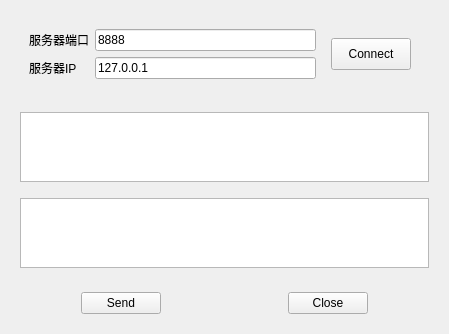
<?xml version="1.0" encoding="UTF-8"?>
<ui version="4.0">
 <class>ClientWidget</class>
 <widget class="QWidget" name="ClientWidget">
  <property name="geometry">
   <rect>
    <x>0</x>
    <y>0</y>
    <width>449</width>
    <height>331</height>
   </rect>
  </property>
  <property name="windowTitle">
   <string>Form</string>
  </property>
  <layout class="QVBoxLayout" name="verticalLayout">
   <item>
    <widget class="QWidget" name="widget_2" native="true">
     <layout class="QVBoxLayout" name="verticalLayout_3">
      <item>
       <widget class="QWidget" name="widget" native="true">
        <layout class="QGridLayout" name="gridLayout">
         <item row="1" column="2">
          <widget class="QLineEdit" name="lineEditIp">
           <property name="text">
            <string>127.0.0.1</string>
           </property>
          </widget>
         </item>
         <item row="0" column="2">
          <widget class="QLineEdit" name="lineEditPort">
           <property name="text">
            <string>8888</string>
           </property>
          </widget>
         </item>
         <item row="1" column="0">
          <widget class="QLabel" name="label_2">
           <property name="text">
            <string>服务器IP</string>
           </property>
          </widget>
         </item>
         <item row="0" column="0">
          <widget class="QLabel" name="label">
           <property name="text">
            <string>服务器端口</string>
           </property>
          </widget>
         </item>
         <item row="0" column="3" rowspan="2">
          <widget class="QWidget" name="widget_5" native="true">
           <layout class="QVBoxLayout" name="verticalLayout_4">
            <item>
             <widget class="QPushButton" name="btnConnect">
              <property name="sizePolicy">
               <sizepolicy hsizetype="Minimum" vsizetype="Expanding">
                <horstretch>0</horstretch>
                <verstretch>0</verstretch>
               </sizepolicy>
              </property>
              <property name="text">
               <string>Connect</string>
              </property>
             </widget>
            </item>
           </layout>
          </widget>
         </item>
        </layout>
       </widget>
      </item>
     </layout>
    </widget>
   </item>
   <item>
    <widget class="QWidget" name="widget_3" native="true">
     <layout class="QVBoxLayout" name="verticalLayout_2">
      <item>
       <widget class="QTextEdit" name="textRead">
        <property name="readOnly">
         <bool>true</bool>
        </property>
       </widget>
      </item>
      <item>
       <spacer name="verticalSpacer">
        <property name="orientation">
         <enum>Qt::Vertical</enum>
        </property>
        <property name="sizeType">
         <enum>QSizePolicy::Fixed</enum>
        </property>
        <property name="sizeHint" stdset="0">
         <size>
          <width>20</width>
          <height>10</height>
         </size>
        </property>
       </spacer>
      </item>
      <item>
       <widget class="QTextEdit" name="textWrite"/>
      </item>
     </layout>
    </widget>
   </item>
   <item>
    <widget class="QWidget" name="widget_4" native="true">
     <layout class="QHBoxLayout" name="horizontalLayout">
      <item>
       <spacer name="horizontalSpacer">
        <property name="orientation">
         <enum>Qt::Horizontal</enum>
        </property>
        <property name="sizeHint" stdset="0">
         <size>
          <width>40</width>
          <height>20</height>
         </size>
        </property>
       </spacer>
      </item>
      <item>
       <widget class="QPushButton" name="btnSend">
        <property name="text">
         <string>Send</string>
        </property>
       </widget>
      </item>
      <item>
       <spacer name="horizontalSpacer_3">
        <property name="orientation">
         <enum>Qt::Horizontal</enum>
        </property>
        <property name="sizeHint" stdset="0">
         <size>
          <width>40</width>
          <height>20</height>
         </size>
        </property>
       </spacer>
      </item>
      <item>
       <spacer name="horizontalSpacer_4">
        <property name="orientation">
         <enum>Qt::Horizontal</enum>
        </property>
        <property name="sizeHint" stdset="0">
         <size>
          <width>40</width>
          <height>20</height>
         </size>
        </property>
       </spacer>
      </item>
      <item>
       <widget class="QPushButton" name="btnClose">
        <property name="text">
         <string>Close</string>
        </property>
       </widget>
      </item>
      <item>
       <spacer name="horizontalSpacer_2">
        <property name="orientation">
         <enum>Qt::Horizontal</enum>
        </property>
        <property name="sizeHint" stdset="0">
         <size>
          <width>40</width>
          <height>20</height>
         </size>
        </property>
       </spacer>
      </item>
     </layout>
    </widget>
   </item>
  </layout>
 </widget>
 <resources/>
 <connections/>
</ui>
